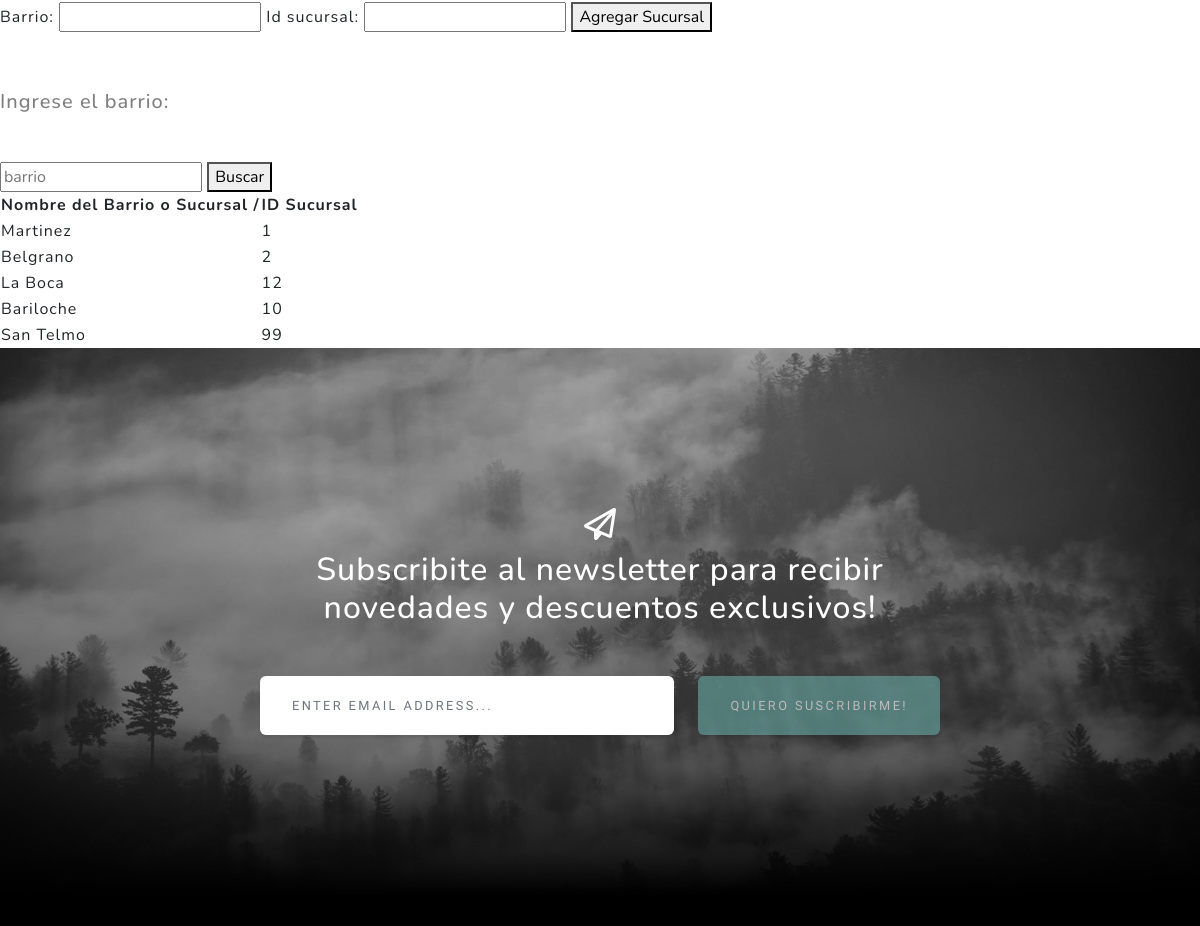
Page /sucursales/ (middle part) on the earlier database version.
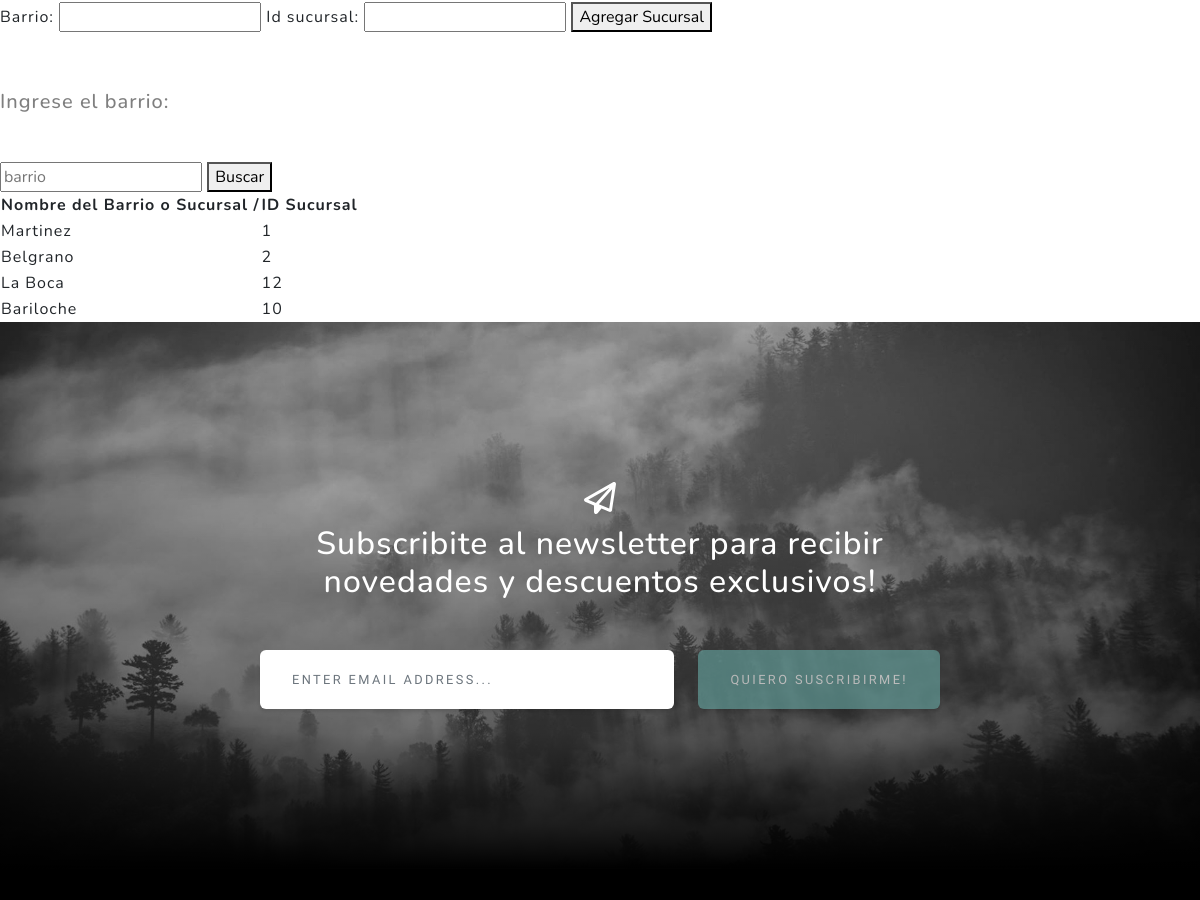
Same page on the later database version.
### AppGoldenCafe/models.py (models this page shows)
class Sucursal(models.Model):
    barrio = models.CharField(max_length=30)
    id_sucursal = models.IntegerField()

### AppGoldenCafe/views.py (the view)
# urls.py: path('sucursales/', views.sucursal, name='sucursales'),
def sucursal(request):
    sucursales = Sucursal.objects.all()
    miFormulario = sucursalFormulario()
    if request.method == "POST":
        if 'agregar_sucursal' in request.POST:
            miFormulario = sucursalFormulario(request.POST)
            if miFormulario.is_valid():
                sucursal = Sucursal(barrio=miFormulario.cleaned_data['barrio'], id_sucursal=miFormulario.cleaned_data['id_sucursal'])
                sucursal.save()
                return redirect('sucursales')
            else:
                return render(request, "AppGoldenCafe/sucursal.html", {'form': miFormulario})
        elif 'buscar_sucursal' in request.POST:
            miFormulario = sucursalFormulario()
            barrio = request.POST.get('barrio')
            if barrio:
                sucursales = Sucursal.objects.filter(barrio__iexact=barrio)
                if sucursales:
                    return render(request,"AppGoldenCafe/sucursal.html", {'sucursales': sucursales, 'barrio': barrio})
                else:
                    mensaje = "La sucursal ingresada no existe."
                    return render(request, "AppGoldenCafe/sucursal.html", {'mensaje': mensaje, 'form': miFormulario})
            else:
                mensaje = "Por favor, ingresa un barrio pedido para buscar la sucursal."
                return render(request, "AppGoldenCafe/sucursal.html", {'mensaje': mensaje, 'form': miFormulario})
        else:
            miFormulario = sucursalFormulario()
            return render(request, "AppGoldenCafe/sucursal.html", {'form': miFormulario})
    else:
        miFormulario = sucursalFormulario()
        return render(request, "AppGoldenCafe/sucursal.html", {'sucursales': sucursales, 'form': miFormulario})

### AppGoldenCafe/forms.py
class sucursalFormulario(forms.Form):
    barrio = forms.CharField(max_length=30)
    id_sucursal = forms.IntegerField()

### AppGoldenCafe/templates/appgoldencafe/sucursal.html (shortened to what this page needs)
<!DOCTYPE html>
<html lang="en">
<head>
</head>
<body>
{% extends "AppGoldenCafe/padre.html" %}
{% load static %}
{% block contenidoQueCambia %}
    <section>
        <form method="post">
            {{ form.as_table }}
            <button type="submit" name="agregar_sucursal">Agregar Sucursal</button>
        </form>
    </section>
    <div style="height: 50px;"></div>
    <section>
        <h2 class="text-black-50 mx-auto mt-2 mb-5" style="border-color: antiquewhite; font-size: 20px;">Ingrese el barrio:</h2>
        <form method="post">
            <input type="text" name="barrio" placeholder="barrio">
            <button type="submit" name="buscar_sucursal">Buscar</button>
        </form>
        {% if sucursales %}
            <table>
                <thead>
                    <tr>
                        <th> Nombre del Barrio o Sucursal /</th>
                        <th> ID Sucursal </th>
                        </tr>
                </thead>
                <tbody>
                    {% for sucursal in sucursales %}
                        <tr>
                            <td>{{ sucursal.barrio }}</td>
                            <td>{{ sucursal.id_sucursal }}</td>
                            </tr>
                    {% endfor %}
                </tbody>
            </table>
        {% else %}
            {{ mensaje }}
        {% endif %}
    </section>
{% endblock %}

Differences in the rows shown:
removed Sucursal: barrio "San Telmo", id_sucursal "99"
